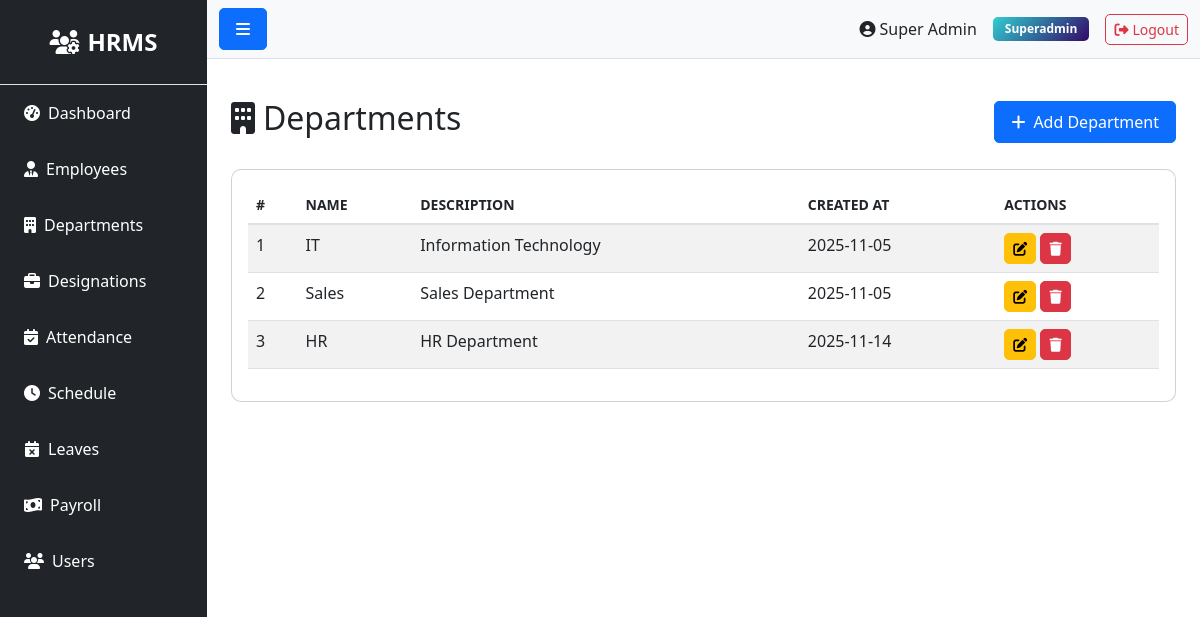
The app's page /department/ (signed in), older data.
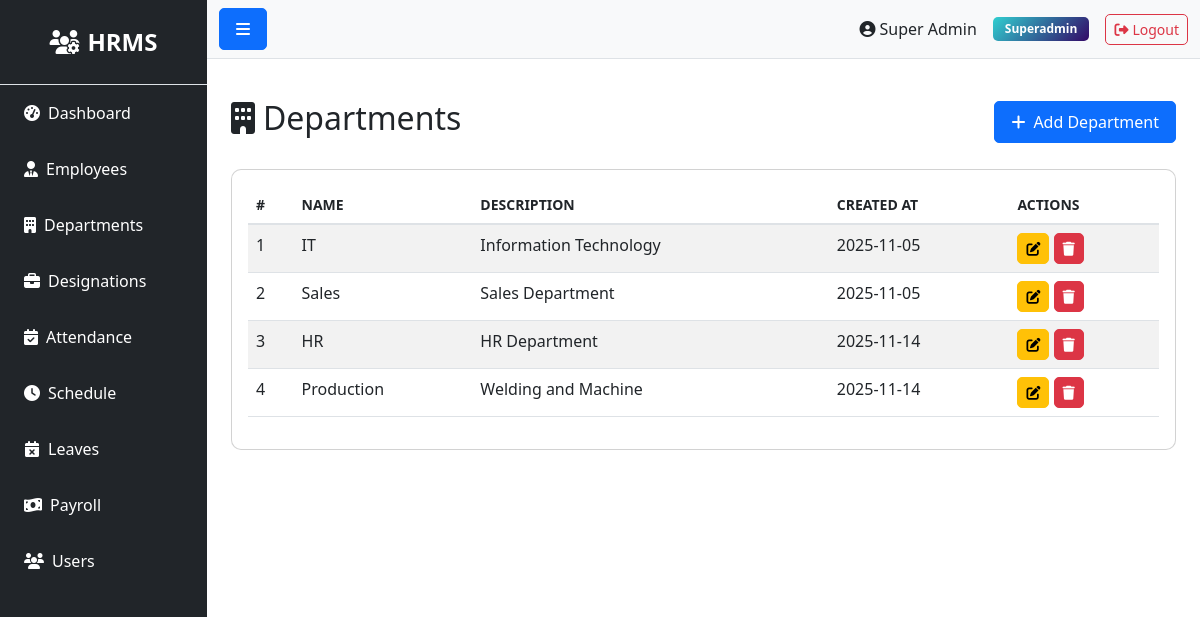
The same page, newer data.
### models.py (models this page shows)
class User(UserMixin, db.Model):
    __tablename__ = 'users'
    id = db.Column(db.Integer, primary_key=True)
    role_id = db.Column(db.Integer, db.ForeignKey('roles.id'), nullable=False)
    name = db.Column(db.String(100), nullable=False)
    email = db.Column(db.String(100), unique=True, nullable=False)
    phone = db.Column(db.String(20))
    status = db.Column(db.String(20), default='active')
    password = db.Column(db.String(255), nullable=False)
    remember_token = db.Column(db.String(100))
    email_verified_at = db.Column(db.DateTime)
    created_at = db.Column(db.DateTime, default=datetime.utcnow)
    updated_at = db.Column(db.DateTime, default=datetime.utcnow, onupdate=datetime.utcnow)

class Role(db.Model):
    __tablename__ = 'roles'
    id = db.Column(db.Integer, primary_key=True)
    name = db.Column(db.String(50), unique=True, nullable=False)
    description = db.Column(db.Text)
    created_at = db.Column(db.DateTime, default=datetime.utcnow)
    updated_at = db.Column(db.DateTime, default=datetime.utcnow, onupdate=datetime.utcnow)
    users = db.relationship('User', backref='role', lazy=True)

class Department(db.Model):
    __tablename__ = 'departments'
    id = db.Column(db.Integer, primary_key=True)
    name = db.Column(db.String(100), nullable=False)
    description = db.Column(db.Text)
    created_at = db.Column(db.DateTime, default=datetime.utcnow)
    updated_at = db.Column(db.DateTime, default=datetime.utcnow, onupdate=datetime.utcnow)
    employees = db.relationship('Employee', backref='department', lazy=True)

### routes/department.py (the view)
@bp.route('/')
@login_required
def index():
    departments = Department.query.all()
    return render_template('admin/department/index.html', departments=departments)

### app.py (called while the page is built)
@login_manager.user_loader
def load_user(user_id):
    try:
        return db.session.get(User, int(user_id))
    except Exception as e:
        app.logger.error(f'Error loading user {user_id}: {str(e)}')
        return None

@app.context_processor
def inject_user():
    return dict(current_user=current_user)

### templates/admin/department/index.html (shortened to what this page needs)
{% extends "base.html" %}
{% block content %}
<div class="d-flex justify-content-between align-items-center mb-4">
    <h2><i class="fas fa-building me-2"></i>Departments</h2>
    <a href="{{ url_for('department.create') }}" class="btn btn-primary">
        <i class="fas fa-plus me-2"></i>Add Department
    </a>
</div>
<div class="card">
    <div class="card-body">
        <div class="table-responsive">
            <table class="table table-striped table-hover">
                <thead>
                    <tr>
                        <th>#</th>
                        <th>Name</th>
                        <th>Description</th>
                        <th>Created At</th>
                        <th>Actions</th>
                    </tr>
                </thead>
                <tbody>
                    {% if departments %}
                        {% for department in departments %}
                        <tr>
                            <td>{{ loop.index }}</td>
                            <td>{{ department.name }}</td>
                            <td>{{ department.description or 'N/A' }}</td>
                            <td>{{ department.created_at.strftime('%Y-%m-%d') if department.created_at else 'N/A' }}</td>
                            <td>
                                <a href="{{ url_for('department.edit', id=department.id) }}" class="btn btn-sm btn-warning">
                                    <i class="fas fa-edit"></i>
                                </a>
                                <form method="POST" action="{{ url_for('department.delete', id=department.id) }}" style="display:inline;" onsubmit="return confirm('Are you sure?')">
                                    <button type="submit" class="btn btn-sm btn-danger">
                                        <i class="fas fa-trash"></i>
                                    </button>
                                </form>
                            </td>
                        </tr>
                        {% endfor %}
                    {% else %}
                        <tr>
                            <td colspan="5" class="text-center">No departments found</td>
                        </tr>
                    {% endif %}
                </tbody>
            </table>
        </div>
    </div>
</div>
{% endblock %}

### templates/base.html (shortened to what this page needs)
<!DOCTYPE html>
<html lang="en">
<head>
    <link href="https://cdn.jsdelivr.net/npm/bootstrap@5.3.0/dist/css/bootstrap.min.css" rel="stylesheet">
    <link rel="stylesheet" href="https://cdnjs.cloudflare.com/ajax/libs/font-awesome/6.4.0/css/all.min.css">
    <link rel="stylesheet" href="{{ url_for('static', filename='css/style.css') }}">
</head>
<body>
    {% if current_user.is_authenticated %}
    <div class="d-flex" id="wrapper">
        <div class="bg-dark text-white" id="sidebar-wrapper">
            <div class="sidebar-heading text-center py-4 fs-4 fw-bold border-bottom">
                <i class="fas fa-users-cog me-2"></i>HRMS
            </div>
            <div class="list-group list-group-flush">
                <a href="{{ url_for('admin.' + current_user.role.name + '_dashboard') }}" class="list-group-item list-group-item-action bg-dark text-white">
                    <i class="fas fa-tachometer-alt me-2"></i>Dashboard
                </a>
                {% if current_user.role.name in ['superadmin', 'admin', 'hr'] %}
                <a href="{{ url_for('employee.index') }}" class="list-group-item list-group-item-action bg-dark text-white">
                    <i class="fas fa-user-tie me-2"></i>Employees
                </a>
                <a href="{{ url_for('department.index') }}" class="list-group-item list-group-item-action bg-dark text-white">
                    <i class="fas fa-building me-2"></i>Departments
                </a>
                <a href="{{ url_for('designation.index') }}" class="list-group-item list-group-item-action bg-dark text-white">
                    <i class="fas fa-briefcase me-2"></i>Designations
                </a>
                {% endif %}
                {% if current_user.role.name in ['superadmin', 'admin', 'moderator'] %}
                <a href="{{ url_for('attendance.index') }}" class="list-group-item list-group-item-action bg-dark text-white">
                    <i class="fas fa-calendar-check me-2"></i>Attendance
                </a>
                <a href="{{ url_for('schedule.index') }}" class="list-group-item list-group-item-action bg-dark text-white">
                    <i class="fas fa-clock me-2"></i>Schedule
                </a>
                {% endif %}
                {% if current_user.role.name in ['superadmin', 'admin', 'hr'] %}
                <a href="{{ url_for('leave.index') }}" class="list-group-item list-group-item-action bg-dark text-white">
                    <i class="fas fa-calendar-times me-2"></i>Leaves
                </a>
                {% endif %}
                {% if current_user.role.name in ['superadmin', 'admin', 'payroll'] %}
                <a href="{{ url_for('payroll.index') }}" class="list-group-item list-group-item-action bg-dark text-white">
                    <i class="fas fa-money-bill-wave me-2"></i>Payroll
                </a>
                {% endif %}
                {% if current_user.role.name in ['superadmin', 'admin'] %}
                <a href="{{ url_for('user.index') }}" class="list-group-item list-group-item-action bg-dark text-white">
                    <i class="fas fa-users me-2"></i>Users
                </a>
                {% endif %}
            </div>
        </div>
        <div id="page-content-wrapper" class="w-100">
            <nav class="navbar navbar-expand-lg navbar-light bg-light border-bottom">
                <div class="container-fluid">
                    <button class="btn btn-primary" id="menu-toggle">
                        <i class="fas fa-bars"></i>
                    </button>
                    <div class="ms-auto d-flex align-items-center">
                        <span class="me-3">
                            <i class="fas fa-user-circle me-1"></i>{{ current_user.name }}
                        </span>
                        <span class="badge bg-info me-3">{{ current_user.role.name|title }}</span>
                        <a href="{{ url_for('auth.logout') }}" class="btn btn-outline-danger btn-sm">
                            <i class="fas fa-sign-out-alt me-1"></i>Logout
                        </a>
                    </div>
                </div>
            </nav>
            <div class="container-fluid p-4">
                {% block content %}{% endblock %}
            </div>
        </div>
    </div>
    {% endif %}
</body>
</html>

### static/css/style.css (style rules this page uses)
#wrapper { min-height: 100vh; }
#sidebar-wrapper { min-height: 100vh; width: 250px; transition: margin 0.3s ease-in-out; }
#sidebar-wrapper .sidebar-heading { padding: 0.875rem 1.25rem; font-size: 1.2rem; }
#page-content-wrapper { min-width: 0; width: 100%; }
.list-group-item { border: none; padding: 1rem 1.5rem; }
.card { transition: transform 0.2s; border-radius: 10px; }
.table { background-color: white; }
.table thead th { border-bottom: 2px solid #dee2e6; font-weight: 600; text-transform: uppercase; font-size: 0.875rem; }
.btn { border-radius: 5px; padding: 0.5rem 1rem; }
.btn-sm { padding: 0.25rem 0.5rem; }
.badge { padding: 0.5em 1em; border-radius: 5px; }
.bg-info { background: linear-gradient(135deg, #30cfd0 0%, #330867 100%) !important; }

Row changes from the older to the newer data that the page shows:
added Department: name "Production", description "Welding and Machine", created_at "2025-11-14"
